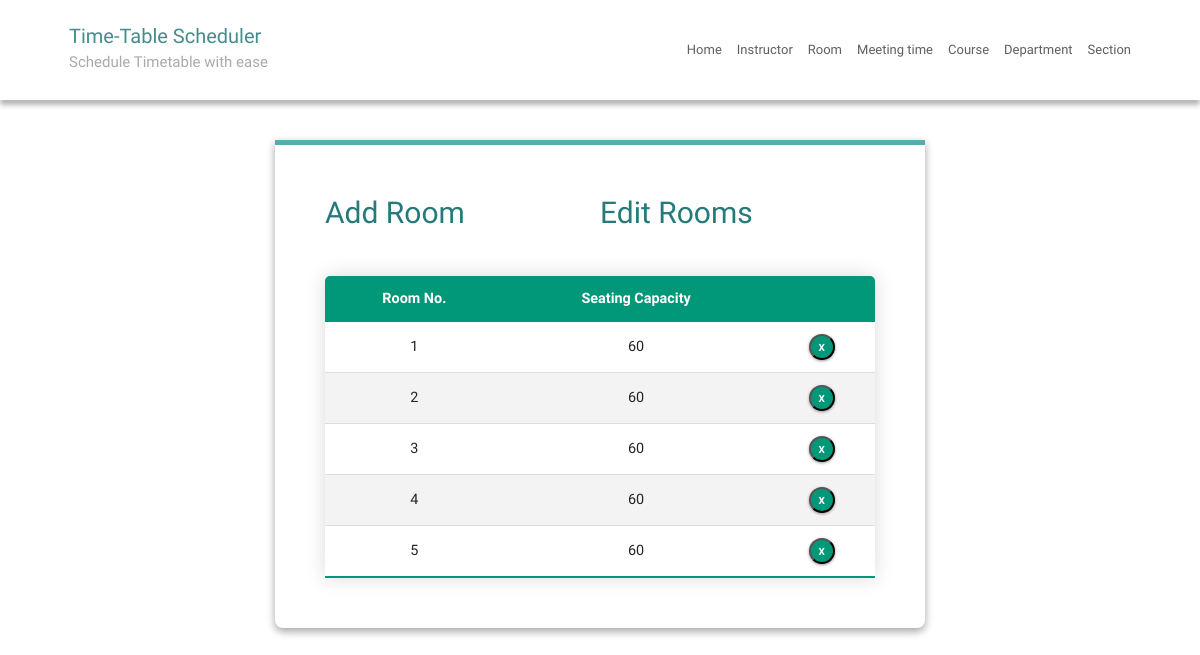
The app's page /roomEdit/ with its own data.
### SchedulerApp/models.py (models this page shows, shortened)
class Room(models.Model):
    r_number = models.CharField(max_length=66, unique=True)
    seating_capacity = models.IntegerField(default=0)
    is_lab = models.BooleanField(default=False)
    associated_courses = models.ManyToManyField('Course', blank=True)

### SchedulerApp/views.py (the view)
# urls.py: path('roomEdit/', roomEdit, name='roomEdit'),
def roomEdit(request):
    context = {'rooms': Room.objects.all()}
    return render(request, 'roomEdit.html', context)

### SchedulerApp/templatetags/index.py (called while the page is built)
    def render(self, context):
        path = context['request'].path
        for p in self.patterns:
            pValue = template.Variable(p).resolve(context)
            if path == pValue:
                return 'active'
        return ''

### templates/roomEdit.html (shortened to what this page needs)
{% extends 'base.html' %}
{% block content %}
{% load static %}
<fieldset class="fieldset">
  <div class="tablink">
    <a href="{% url 'roomAdd'%}">
      <h1 onclick="openPage('new')" id="defaultOpen">Add Room</h1>
    </a>
    <h1 onclick="openPage('edit')" id="link_to_edit">Edit Rooms</h1>
  </div>
  <div class="tabcontent" id="edit">
    <table class="editTable">
      <thead>
        <tr class="table-headers">
          <th>Room No.</th>
          <th>Seating Capacity</th>
          <th class="empty"></th>
        </tr>
      </thead>
      <tbody>
        {% for rm in rooms %}
        <tr>
          <td>{{rm.r_number}}</td>
          <td>{{rm.seating_capacity}}</td>
          <td class="empty">
            <form action="{% url 'deleteroom' rm.id %}" method="post">
              <input type="submit" value="X" class="cross">
            </form>
          </td>
        </tr>
        {% endfor %}
      </tbody>
    </table>
  </div>
</fieldset>
{% endblock %}

### static/CSS/style.css (style rules this page uses)
:root { --green1: #57ACAC; --green2: #38c0b3; --green3: #257a7a; --green4: #0FCD9D; --green5: #01d7a7; --green6: #00BE8E; --green7: #009879; --white: #fff; --grey: #aaa; --dark-grey: #444; --light-grey: #a29999; --lighter-grey: #dddddd; --lightest-grey: #f3f3f3; --box-shadow: #9e9292; }
html { font-size: 100%; box-sizing: border-box; scroll-behavior: smooth; }
html, body { margin: 0; padding: 0; width: 100vw; min-height: 100%; text-rendering: optimizeLegibility; font-family: "Quicksand", sans-serif; font-size: 62.5%; }
body { position: relative; }
a { text-decoration: none; }
fieldset { padding: 50px; border-radius: 0 0 8px 8px; background: transparent; box-shadow: rgba(0, 0, 0, 0.145) 0px 4px 8px, rgba(0, 0, 0, 0.24) 0px 3px 8px; border-top: 5px solid var(--green1); }
.fieldset { min-width: 65rem; font-size: 1.6rem; }
.tablink { display: grid; grid-template-columns: 1fr 1fr; }
.tablink h1 { color: var(--green3); padding-bottom: 2rem; cursor: pointer; font-size: 3rem; }
.tabcontent { display: grid; gap: 3rem; }
.editTable, .timetable { border-collapse: collapse; margin-top: 2rem; font-size: 0.9em; min-width: 40rem; border-radius: 5px 5px 0 0; overflow: hidden; box-shadow: 0 0 20px rgba(0, 0, 0, 0.15); text-align: center; }
.editTable thead tr, .timetable thead tr { background-color: var(--green7); color: var(--white); font-weight: bold; }
.editTable th, .editTable td, .timetable th, .timetable td { padding: 1.2rem 1.5rem; }
.editTable tbody tr, .timetable tbody tr { border-bottom: 1px solid var(--lighter-grey); }
.editTable tbody tr:nth-of-type(even), .timetable tbody tr:nth-of-type(even) { background-color: var(--lightest-grey); }
.editTable tbody tr:last-of-type, .timetable tbody tr:last-of-type { border-bottom: 2px solid var(--green7); }
.empty form { display: flex; justify-content: center; }
.cross { border-radius: 50%; font-size: 1rem; font-weight: bold; box-shadow: 0px 1px 3px 0px var(--box-shadow); padding: 4px; color: var(--white); background-color: var(--green7); cursor: pointer; width: 2.6rem; height: 2.6rem; }

### records on screen
Room: r_number "1", seating_capacity "60"
Room: r_number "2", seating_capacity "60"
Room: r_number "3", seating_capacity "60"
Room: r_number "4", seating_capacity "60"
Room: r_number "5", seating_capacity "60"
